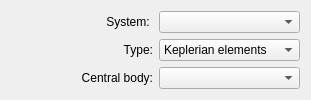
     <widget class="QWidget" name="gridLayoutWidget_2">
      <property name="geometry">
       <rect>
        <x>0</x>
        <y>20</y>
        <width>311</width>
        <height>86</height>
       </rect>
      </property>
      <layout class="QGridLayout" name="gridLayout_2">
       <item row="0" column="0">
        <widget class="QLabel" name="CoordSystlabel">
         <property name="text">
          <string>System: </string>
         </property>
         <property name="alignment">
          <set>Qt::AlignRight|Qt::AlignTrailing|Qt::AlignVCenter</set>
         </property>
        </widget>
       </item>
       <item row="1" column="0">
        <widget class="QLabel" name="InitialStateTypeLabel">
         <property name="text">
          <string>Type:</string>
         </property>
         <property name="alignment">
          <set>Qt::AlignRight|Qt::AlignTrailing|Qt::AlignVCenter</set>
         </property>
        </widget>
       </item>
       <item row="0" column="1">
        <widget class="QComboBox" name="CoordSystemComboBox">
         <property name="toolTip">
          <string>Coordinate system in which the initial orbital vector will be given</string>
         </property>
        </widget>
       </item>
       <item row="1" column="1">
        <widget class="QComboBox" name="InitialStateComboBox">
         <property name="minimumSize">
          <size>
           <width>0</width>
           <height>0</height>
          </size>
         </property>
         <property name="maximumSize">
          <size>
           <width>16777215</width>
           <height>16777215</height>
          </size>
         </property>
         <property name="layoutDirection">
          <enum>Qt::LeftToRight</enum>
         </property>
         <item>
          <property name="text">
           <string>Keplerian elements</string>
          </property>
         </item>
         <item>
          <property name="text">
           <string>State vector</string>
          </property>
         </item>
        </widget>
       </item>
       <item row="2" column="1">
        <widget class="QComboBox" name="CentralBodyComboBox"/>
       </item>
       <item row="2" column="0">
        <widget class="QLabel" name="CentralBodyLabel">
         <property name="text">
          <string>Central body:</string>
         </property>
         <property name="alignment">
          <set>Qt::AlignRight|Qt::AlignTrailing|Qt::AlignVCenter</set>
         </property>
        </widget>
       </item>
      </layout>
     </widget>
